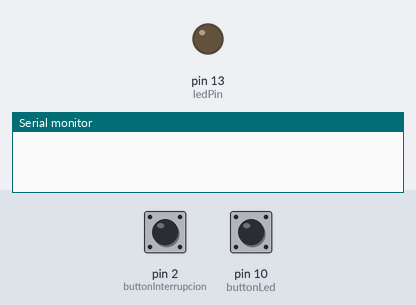
The sketch below on a simulated Arduino Uno, built with avr-gcc and run on an emulated ATmega328P. Parts: output pins drawn as LEDs (lit = HIGH), the last lines printed to the serial monitor. Inputs (shaded band) come from the test bench; at power-on: pin 10 (buttonLed) HIGH, pin 2 (buttonInterrupcion) HIGH.

Above: at 1.2 s.
1.3 s: pin 10 (buttonLed) pulled LOW for 0.15 s
At 2.7 s:
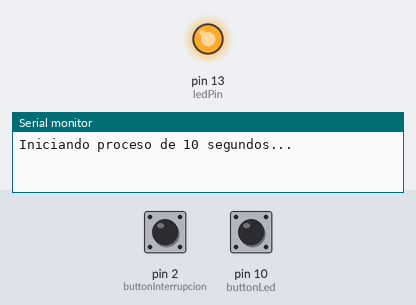
3.0 s: pin 2 (buttonInterrupcion) pulled LOW for 0.15 s
At 4.0 s:
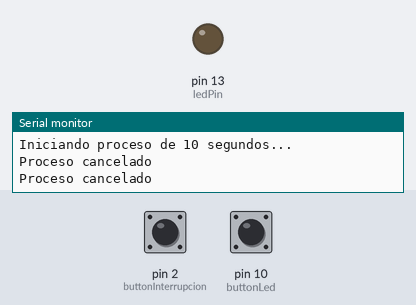
4.6 s: pin 10 (buttonLed) pulled LOW for 1 s
At 5.4 s:
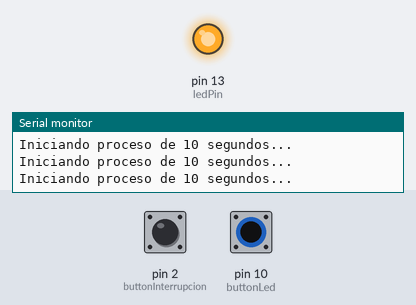
7.1 s: pin 2 (buttonInterrupcion) pulled LOW for 1 s
At 8.3 s:
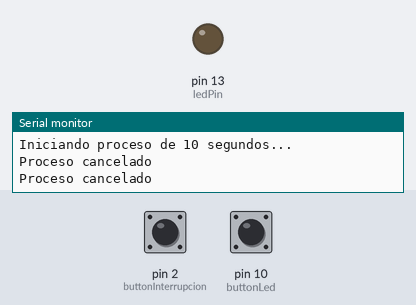
Timing chart, 0 to 10.1 s (numbered marks = the images above; inputs shaded):
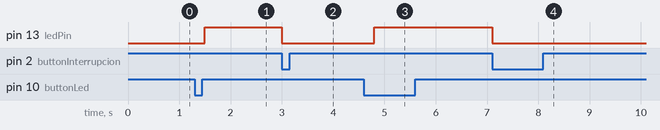

The sketch:

interrupcion.ino
```cpp
unsigned long ultimaLectura;           //tiempo de la ultima lectura del botonLed
const long timpoActivo = 10000;        // tiempo de encendido activo del led
const uint8_t ledPin = 13;             // pin para el led
const uint8_t buttonInterrupcion = 2;  // boton para la interrupcion en el pin 2
const uint8_t buttonLed = 10;          //boton para el manejo del led en el pin 10
volatile bool ledActiva = false;

void setup() {
  // put your setup code here, to run once:

  Serial.begin(9600);

  // Pines para el manejo de led y botones
  pinMode(ledPin, OUTPUT);
  // botones en pullup,
  pinMode(buttonInterrupcion, INPUT_PULLUP);
  pinMode(buttonLed, INPUT_PULLUP);

  // interrupcion, llama a la funcion cancelar cuando el estado del pin cambia
  attachInterrupt(digitalPinToInterrupt(buttonInterrupcion), cancelar, CHANGE);
}


void loop() {
  // put your main code here, to run repeatedly:

  /*
    detecta si el boton esta precionado
    cambia ciertas variables para el control del led,
    ledActiva y registra el tiempo de encendido actual con millis
  */
  if (digitalRead(buttonLed) == LOW) {
    Serial.println("Iniciando proceso de 10 segundos...");
    ledActiva = true;
    delay(200);
    ultimaLectura = millis();
  }


  /*
    verifica que la variable del led sea true y
    que el tiempo entre la ultima lectura y el tiempo de encendido actual (millis)
    sea menor a 10 segundos. (mantendra 10 segundos encendido el led)
  */
  if (ledActiva && (millis() - ultimaLectura < timpoActivo)) {
    digitalWrite(ledPin, HIGH);
  } else {
    digitalWrite(ledPin, LOW);
  }
}


// funcion para la interrupcion, debe ser una funcion corta y sin delay
void cancelar() {
  ledActiva = false;
  Serial.println("Proceso cancelado");
}
```

Measured:
- after the input at 1.3 s, pin 13 (ledPin): LOW → HIGH after 0.20 s
- after the input at 3.0 s, pin 13 (ledPin): HIGH → LOW at once
- after the input at 4.6 s, pin 13 (ledPin): LOW → HIGH after 0.20 s
- after the input at 7.1 s, pin 13 (ledPin): HIGH → LOW at once
